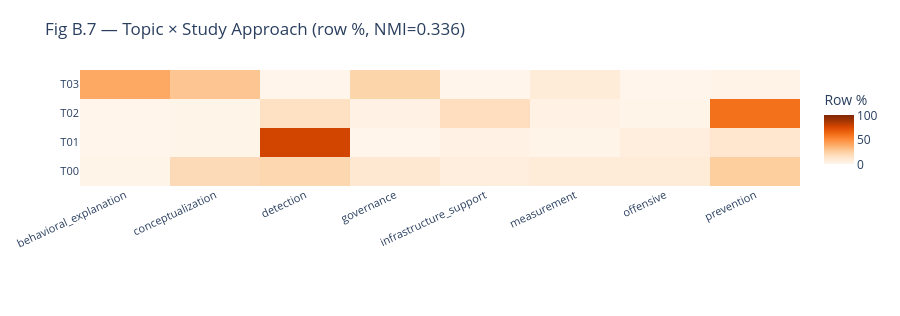

Notebook code cell kept with this figure:
### Code cell
# Fig B.7 — Topic × Study Approach heatmap (row-normalised %)
sa_count = pd.crosstab(df_v["t_short"], df_v["study_approach"])
sa_count = sa_count.reindex(sorted(sa_count.index))
sa_pct   = sa_count.div(sa_count.sum(axis=1), axis=0).mul(100).round(1)

nmi_sa = normalized_mutual_info_score(
    df_v["topic_id_clean"].astype(str),
    df_v["study_approach"].fillna("unknown"),
)

fig_sa = go.Figure(go.Heatmap(
    z=sa_pct.values,
    x=sa_pct.columns.tolist(),
    y=sa_pct.index.tolist(),
    colorscale="Oranges", zmin=0, zmax=100,
    hovertemplate="%{y}  ×  %{x}<br>%{z:.1f}%  (N=%{customdata})<extra></extra>",
    customdata=sa_count.values,
    colorbar=dict(title="Row %", len=0.8),
))
fig_sa.update_layout(
    title=f"Fig B.7 — Topic × Study Approach (row %, NMI={nmi_sa:.3f})",
    xaxis=dict(tickangle=-25, tickfont=dict(size=11)),
    yaxis=dict(tickfont=dict(size=11)),
    height=max(300, len(sa_pct) * 44 + 140),
    margin=dict(l=80, b=130, t=70, r=100),
)
fig_sa.show()
save_figure(fig_sa, "05_B7_topic_study_approach")
print(f"NMI (topic vs Study Approach): {nmi_sa:.3f}")

### Figure 1 — Plotly figure (JSON) as saved in the notebook; plotly's stock layout.template omitted (floating-point values rounded to 4 significant figures)
{"data": [{"colorbar": {"len": 0.8, "title": {"text": "Row %"}}, "colorscale": [[0, "rgb(255,245,235)"], [0.125, "rgb(254,230,206)"], [0.25, "rgb(253,208,162)"], [0.375, "rgb(253,174,107)"], [0.5, "rgb(253,141,60)"], [0.625, "rgb(241,105,19)"], [0.75, "rgb(217,72,1)"], [0.875, "rgb(166,54,3)"], [1, "rgb(127,39,4)"]], "customdata": [[1, 17, 19, 10, 5, 7, 7, 23], [0, 1, 63, 0, 2, 1, 5, 10], [0, 1, 13, 2, 14, 2, 1, 49], [30, 22, 0, 17, 0, 6, 0, 1]], "hovertemplate": "%{y}  ×  %{x}<br>%{z:.1f}%  (N=%{customdata})<extra></extra>", "type": "heatmap", "x": ["behavioral_explanation", "conceptualization", "detection", "governance", "infrastructure_support", "measurement", "offensive", "prevention"], "y": ["T00", "T01", "T02", "T03"], "z": [[1.1, 19.1, 21.3, 11.2, 5.6, 7.9, 7.9, 25.8], [0.0, 1.2, 76.8, 0.0, 2.4, 1.2, 6.1, 12.2], [0.0, 1.2, 15.9, 2.4, 17.1, 2.4, 1.2, 59.8], [39.5, 28.9, 0.0, 22.4, 0.0, 7.9, 0.0, 1.3]], "zmax": 100, "zmin": 0}], "layout": {"height": 316, "margin": {"b": 130, "l": 80, "r": 100, "t": 70}, "title": {"text": "Fig B.7 — Topic × Study Approach (row %, NMI=0.336)"}, "xaxis": {"tickangle": -25, "tickfont": {"size": 11}}, "yaxis": {"tickfont": {"size": 11}}}}
